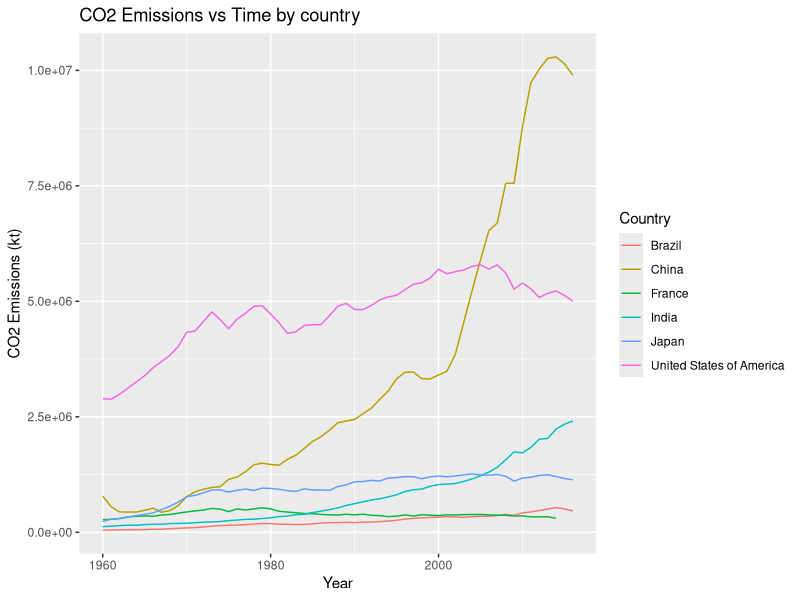
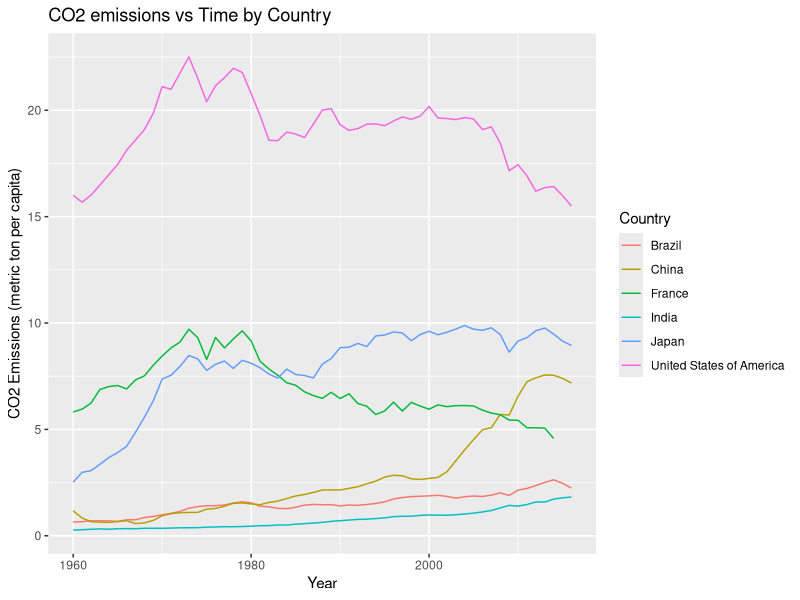
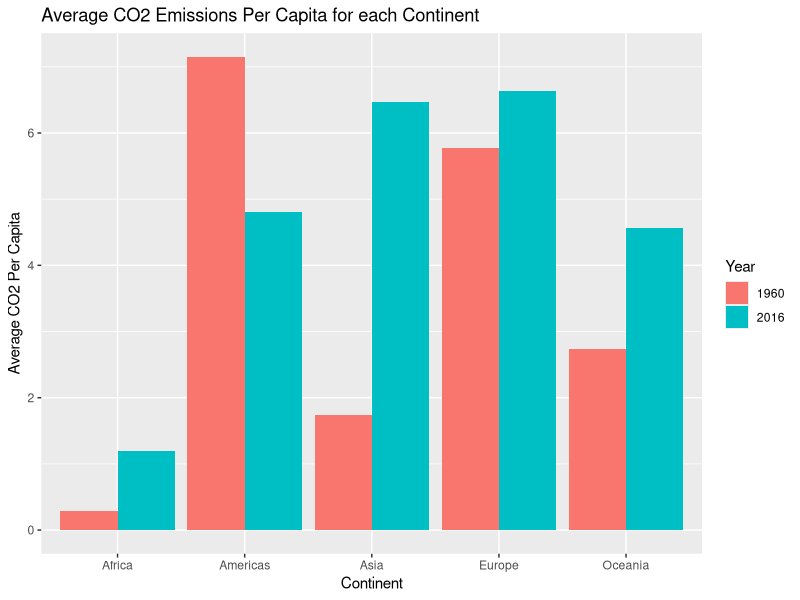
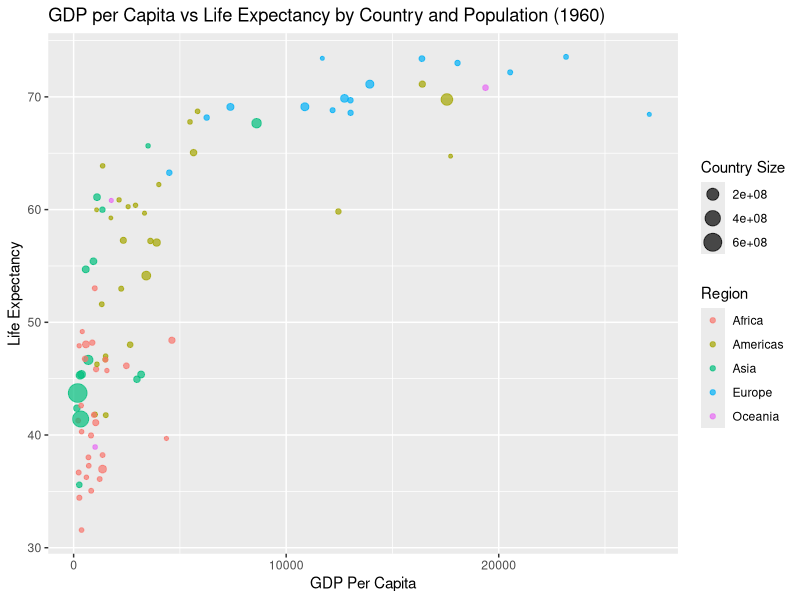
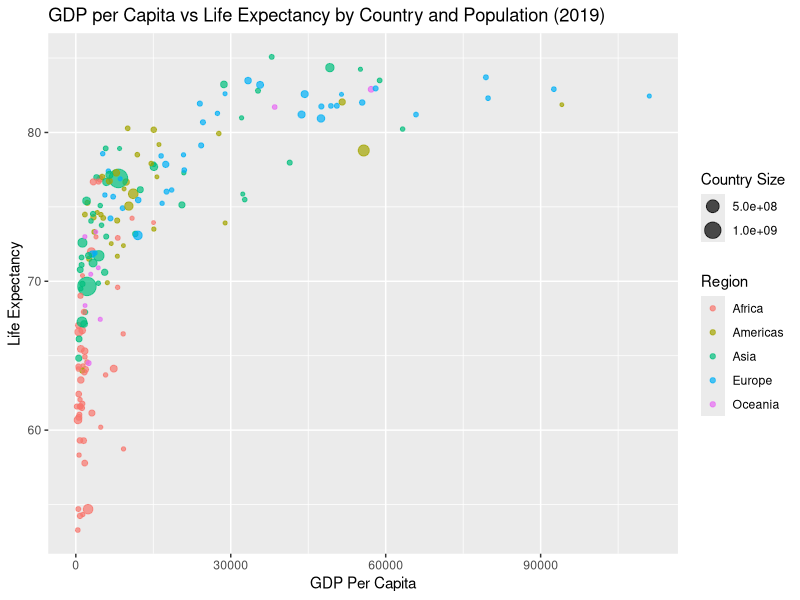
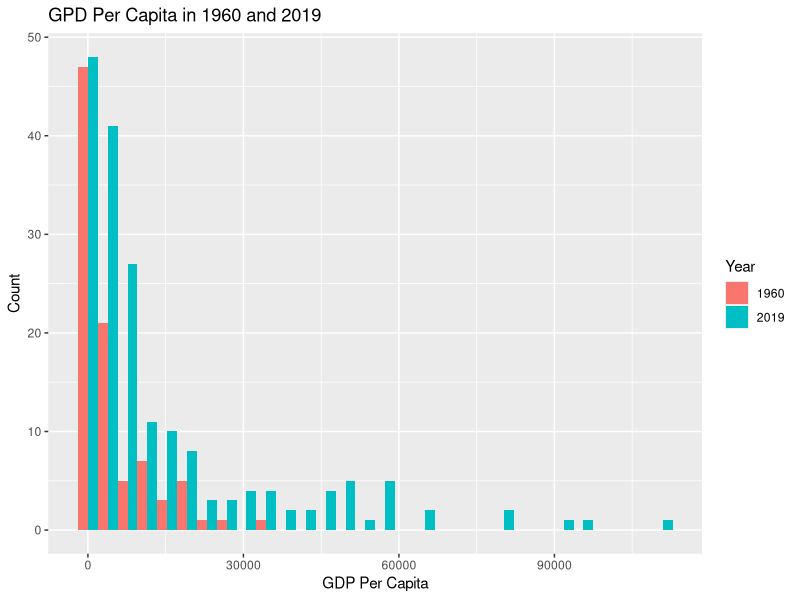

R code for these plots, in order:
## ---- chunk 1
library(tidyverse)
gapminder <- read_delim("data/gapminder.csv")
## ---- chunk 2
gapminder %>% 
  sample_n(5) 
## ---- chunk 3
num_countries <- gapminder %>% 
  summarize(num_name = n_distinct(`name`), num_iso2 = n_distinct(`iso2`),
            num_iso3 = n_distinct(`iso3`))
## ---- chunk 4
no_iso2 <- gapminder %>% 
  group_by(name) %>% 
  filter(is.na(iso2)) %>% 
  summarize(no_iso2 = n_distinct(iso2))
## ---- chunk 5
no_name <- gapminder %>% 
  group_by(iso3) %>% 
  filter(is.na(name)) %>% 
  summarize(no_name = n_distinct(name))
## ---- chunk 6
min_max <- gapminder %>% 
  filter(!(is.na(time))) %>% 
  summarize(min = min(time), max = max(time))
## ---- chunk 7
missing_co2 <- gapminder %>%
  group_by(time) %>% 
  summarize(missing_co2 = sum(is.na(co2)), missing_co2_PC = sum(is.na(co2_PC))) %>% 
  arrange(desc(missing_co2))
## ---- chunk 8
gapminder %>% 
  filter(!(is.na(co2))) %>% 
  filter(name %in% c("United States of America", "China", "India",
                     "France", "Japan", "Brazil")) %>% 
  group_by(name) %>% 
  ggplot() +
  geom_line(aes(x = time, y = co2, col=name)) +
  labs(y = "CO2 Emissions (kt)", x = "Year", col = "Country",
       title = "CO2 Emissions vs Time by country")
## ---- chunk 9
gapminder %>% 
  filter(!(is.na(co2_PC))) %>% 
  filter(name %in% c("United States of America", "China", "India",
                     "France", "Japan", "Brazil")) %>% 
  group_by(name) %>% 
  ggplot() +
  geom_line(aes(x = time, y = co2_PC, col=name)) +
  labs(y = "CO2 Emissions (metric ton per capita)", x = "Year",
       col = "Country", title = "CO2 emissions vs Time by Country")
## ---- chunk 10
gapminder %>% 
  filter(!(is.na(co2_PC)), !(is.na(region)), !(is.na(time))) %>% 
  group_by(region, time) %>% 
  summarize(avg_co2 = round(mean(co2_PC), 2), .groups = "keep") %>% 
  arrange(avg_co2)
## ---- chunk 11
avg_co2 <- gapminder %>% 
  filter(time %in% c(2016, 1960)) %>% 
  filter(!(is.na(co2_PC)), !(is.na(region)), !(is.na(time))) %>% 
  group_by(region, time) %>% 
  summarize(avg_co2 = round(mean(co2_PC), 2), .groups = "keep") %>% 
  arrange(avg_co2)

ggplot(avg_co2)+
  geom_col(aes(x = region, y = avg_co2, fill = factor(time)), position = "dodge")+
  labs(x = "Continent", y = "Average CO2 Per Capita", fill = "Year",
       title = "Average CO2 Emissions Per Capita for each Continent")
## ---- chunk 12
gapminder %>% 
  filter(!(is.na(GDP_PC)), !(is.na(lifeExpectancy))) %>% 
  filter(time == 1960) %>%
  ggplot()+
  geom_point(aes(GDP_PC, lifeExpectancy, col = region, size = totalPopulation), alpha = 0.7)+
  labs(x = "GDP Per Capita", y = "Life Expectancy", col = "Region",
       size = "Country Size", title = "GDP per Capita vs Life Expectancy by Country and Population (1960)")
## ---- chunk 13
gapminder %>% 
  filter(!(is.na(GDP_PC)), !(is.na(lifeExpectancy)), !(is.na(region))) %>% 
  filter(time == 2019) %>%
  ggplot()+
  geom_point(aes(GDP_PC, lifeExpectancy, col = region, size = totalPopulation), alpha = 0.7)+
  labs(x = "GDP Per Capita", y = "Life Expectancy", col = "Region",
       size = "Country Size", title = "GDP per Capita vs Life Expectancy by Country and Population (2019)")
## ---- chunk 14
gapminder %>% 
  filter(!(is.na(lifeExpectancy)), !(is.na(region))) %>% 
  filter(time %in% c(1960, 2019)) %>% 
  group_by(region) %>% 
  summarize(avg_life_expectancy = mean(lifeExpectancy))
## ---- chunk 15
gapminder %>% 
  filter(!(is.na(lifeExpectancy)), !(is.na(region))) %>% 
  filter(time %in% c(1960, 2019)) %>% 
  group_by(region, time) %>% 
  summarize(avg_LE = round(mean(lifeExpectancy), 3), .groups = "drop_last") %>% 
  mutate(prev_LE = lag(avg_LE), growth = avg_LE - prev_LE) %>% 
  filter(!(is.na(growth))) %>% 
  arrange(desc(growth))
## ---- chunk 16

gapminder %>% 
  filter(time %in% c(1960, 2019), !(is.na(GDP_PC))) %>% 
  group_by(GDP_PC) %>% 
  ggplot()+
  geom_histogram(aes(GDP_PC, fill=(factor(time))), position = "dodge")+
  labs(x = "GDP Per Capita", y = "Count", fill = "Year", title = "GPD Per Capita in 1960 and 2019")
## ---- chunk 17
rank_first <- gapminder %>%
    filter(!(is.na(name)), !is.na(time), !is.na(lifeExpectancy)) %>%
    filter(time == 1960) %>% 
    mutate(rank = rank(desc(lifeExpectancy))) %>% 
    filter(name == "United States of America") %>% 
    select(name, time, lifeExpectancy, rank)
## ---- chunk 18
rank_sec <- gapminder %>%
    filter(!(is.na(name)), !is.na(time), !is.na(lifeExpectancy)) %>%
    filter(time == 2019) %>% 
    mutate(rank = rank(desc(lifeExpectancy))) %>% 
    filter(name == "United States of America") %>% 
    select(name, time, lifeExpectancy, rank)
## ---- chunk 19
rela_rank_first <- gapminder %>% 
  filter(!(is.na(name)), !is.na(time), !is.na(lifeExpectancy)) %>%
  filter(time == 1960) %>% 
  mutate(rank = rank(desc(lifeExpectancy)), num_count = n_distinct(name),
         relative_rank = rank / num_count) %>% 
  filter(name == "United States of America") %>% 
  select(name, relative_rank)
## ---- chunk 20
rela_rank_sec <- gapminder %>% 
  filter(!(is.na(name)), !is.na(time), !is.na(lifeExpectancy)) %>%
  filter(time == 2019) %>% 
  mutate(rank = rank(desc(lifeExpectancy)), num_count = n_distinct(name),
         relative_rank = rank / num_count) %>% 
  filter(name == "United States of America") %>% 
  select(name, relative_rank)
